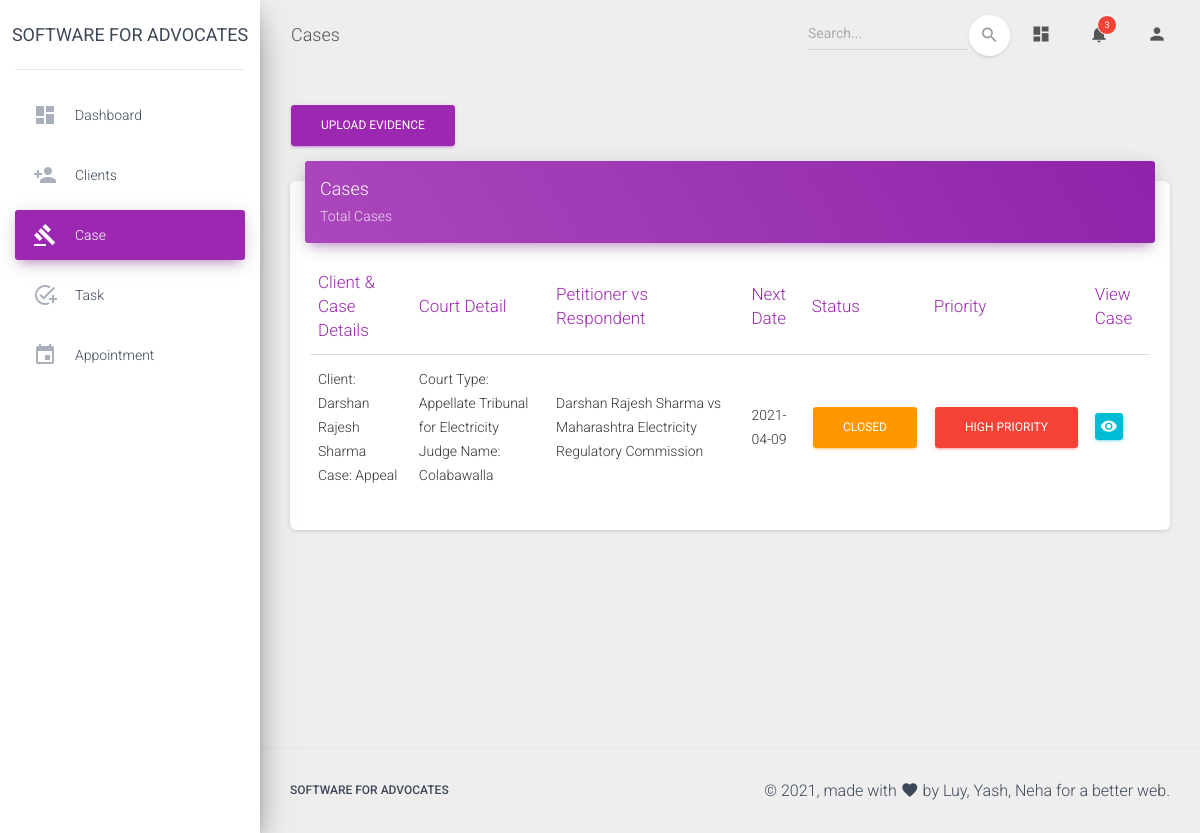
The page /staff/cases.php (signed in) on the database its author committed.
### tables this page shows
CREATE TABLE `cases` (
  `ID` int(20) NOT NULL,
  `clientname` varchar(50) NOT NULL,
  `clienttype` varchar(20) NOT NULL,
  `oppositionname` varchar(50) NOT NULL,
  `oppositionadvocate` varchar(20) NOT NULL,
  `casenumber` int(20) NOT NULL,
  `casetype` varchar(20) NOT NULL,
  `act` varchar(20) NOT NULL,
  `filingnumber` int(20) NOT NULL,
  `filingdate` date NOT NULL,
  `regno` int(20) NOT NULL,
  `regdate` date NOT NULL,
  `hearingdate` date NOT NULL,
  `cnrno` varchar(30) NOT NULL,
  `description` varchar(100) NOT NULL,
  `courtno` int(20) NOT NULL,
  `courttype` varchar(50) NOT NULL,
  `courtname` varchar(20) NOT NULL,
  `judgename` varchar(30) NOT NULL,
  `remarks` varchar(100) NOT NULL,
  `status` varchar(20) NOT NULL,
  `priority` varchar(15) NOT NULL,
  `prioritynumber` int(200) NOT NULL,
  `phyloc` varchar(1000) NOT NULL
);

### staff/cases.php (the view, shortened to what this page needs)
<?php
 if(isset($_SESSION['staff']) && $_SESSION['staff']==true) {
 $conn = db_connect();
 $user = $_SESSION['user'];
 $query = "SELECT * FROM cases WHERE clientname IN (SELECT name FROM clients WHERE assto='$user') ORDER BY prioritynumber ASC";
 $result = mysqli_query($conn, $query);
?>
<!DOCTYPE html>
<html lang="en">
<head>
  <link rel="stylesheet" href="https://maxcdn.bootstrapcdn.com/font-awesome/latest/css/font-awesome.min.css">
  <link href="../assets/css/material-dashboard.css?v=2.1.2" rel="stylesheet" />
</head>
<body class="">
  <div class="wrapper ">
    <div class="sidebar bg-white" data-color="purple" data-background-color="white">
      <div class="logo bg-white"><a href="#" class="simple-text logo-normal">
          Software for Advocates
        </a></div>
      <div class="sidebar-wrapper bg-white">
        <ul class="nav">
          <li class="nav-item ">
            <a class="nav-link" href="./dashboard.php">
              <i class="material-icons">dashboard</i>
              <p>Dashboard</p>
            </a>
          </li>
          <li class="nav-item ">
            <a class="nav-link" href="./client.php">
              <i class="material-icons">person_add</i>
              <p>Clients</p>
            </a>
          </li>
          <li class="nav-item active ">
            <a class="nav-link" href="./cases.php">
              <i class="material-icons">gavel</i>
              <p>Case</p>
            </a>
          </li>
          <li class="nav-item ">
            <a class="nav-link" href="./task.php">
              <i class="material-icons">add_task</i>
              <p>Task</p>
            </a>
          </li>
          <li class="nav-item ">
            <a class="nav-link" href="./appointment.php">
              <i class="material-icons">event</i>
              <p>Appointment</p>
            </a>
          </li>
        </ul>
      </div>
    </div>
    <div class="main-panel">
      <nav class="navbar navbar-expand-lg navbar-transparent navbar-absolute fixed-top ">
        <div class="container-fluid">
          <div class="navbar-wrapper">
            <a class="navbar-brand">Cases</a>
          </div>
          <div class="collapse navbar-collapse justify-content-end">
            <form class="navbar-form">
              <div class="input-group no-border">
                <input type="text" name="search" id="search" class="form-control" placeholder="Search...">
                <button type="button" class="btn btn-white btn-round btn-just-icon">
                <i class="material-icons">search</i>
                <div class="ripple-container"></div>
                </button>
              </div>
            </form>
            <ul class="navbar-nav">
              <li class="nav-item">
                <a class="nav-link" href="./dashboard.php">
                  <i class="material-icons">dashboard</i>
                </a>
              </li>
              <li class="nav-item dropdown">
                <a class="nav-link" href="#" id="navbarDropdownMenuLink" data-toggle="dropdown" aria-haspopup="true" aria-expanded="false">
                  <i class="material-icons">notifications</i>
                  <span class="notification">3</span>
                </a>
              </li>
              <li class="nav-item dropdown">
                <a class="nav-link" href="javascript:;" id="navbarDropdownProfile" data-toggle="dropdown" aria-haspopup="true" aria-expanded="false">
                  <i class="material-icons">person</i>
                </a>
              </li>
            </ul>
          </div>
        </div>
      </nav>
      <div class="content">
        <div class="container-fluid">
        <div class="row justify-content">
            <div class="col-md-4 col-lg-2">
            <a href="./uploadevidence.php">
            <button type="button" class="btn btn-primary" name="uploadevidence" id="uploadevidence">Upload Evidence</button>
            </a>
            </div>
          </div>
          <div class="row">
            <div class="col-lg-12 col-md-12">
              <div class="card">
                <div class="card-header card-header-primary">
                  <h4 class="card-title">Cases</h4>
                  <p class="card-category">Total Cases</p>
                </div>
                <div class="card-body table-responsive">
                  <table class="table table-hover" id="myTable">
                    <thead class="text-primary">
                      <th>Client & Case Details</th>
                      <th>Court Detail</th>
                      <th>Petitioner vs Respondent</th>
                      <th>Next Date</th>
                      <th>Status</th>
                      <th>Priority</th>
                      <th>View Case</th>
                    </thead>
                    <tbody>
                    <?php while($array = mysqli_fetch_assoc($result)): ?>
                      <tr class="case">
                        <td><?php echo "Client: ".$array['clientname']; ?><br>
                        <?php echo "Case: ".$array['casetype']; ?></td>
                        <td><?php echo "Court Type: ".$array['courttype']; ?><br>
                        <?php echo "Judge Name: ".$array['judgename']; ?></td>
                        <td><?php echo $array['clientname'] ." vs ". $array['oppositionname']; ?></td>
                        <td><?php echo $array['hearingdate']; ?></td>
                        <td>
                          <?php if($array['status']=='PRE-TRIAL') { ?>
                          <button type="button" class="btn btn-success" onclick="fetchstatus(<?php echo $array['ID']?>);">
                          <?php echo $array['status']; ?>
                          </button>
                          <?php } else if($array['status']=='ACTIVE TRIAL') { ?>
                          <button type="button" class="btn btn-default" onclick="fetchstatus(<?php echo $array['ID']?>);">
                          <?php echo $array['status']; ?>
                          </button>
                          <?php } else if($array['status']=='FINAL HEARING') { ?>
                          <button type="button" class="btn btn-danger" onclick="fetchstatus(<?php echo $array['ID']?>);">
                          <?php echo $array['status']; ?>
                          </button>
                          <?php } else if($array['status']=='CLOSED') { ?>
                          <button type="button" class="btn btn-warning">
                          <?php echo $array['status']; ?>
                          </button>
                          <?php } ?>
                        </td>
                        <td>
                          <?php if($array['priority']=='NORMAL') { ?>
                          <button type="button" class="btn btn-success" onclick="fetchpriority(<?php echo $array['ID']?>);">
                          <?php echo $array['priority']; ?>
                          </button>
                          <?php } else if($array['priority']=='HIGH PRIORITY') { ?>
                          <button type="button" class="btn btn-danger" onclick="fetchpriority(<?php echo $array['ID']?>);">
                          <?php echo $array['priority']; ?>
                          </button>
                          <?php } else if($array['priority']=='LOW PRIORITY') { ?>
                          <button type="button" class="btn btn-default" onclick="fetchpriority(<?php echo $array['ID']?>);">
                          <?php echo $array['priority']; ?>
                          </button>
                          <?php } ?>
                        </td>
                        <td class="td-actions text-middle">
                          <div class='row'>
                          <div class='col-1 form-group'>
                          <form method= "post" action ="./viewcase.php">
                            <button type="submit" rel="tooltip" class="btn btn-info" name='view' value="<?php echo $array['ID']; ?>">
                                <i class="material-icons">visibility</i>
                            </button>
                          </form>
                          </div>
                          </div>
                        </td>
                      </tr>
                    <?php endwhile; ?>
                    </tbody>
                  </table>
                </div>
              </div>
            </div>
          </div>
        </div>
      </div>
      <footer class="footer">
        <div class="container-fluid">
          <nav class="float-left">
            <ul>
              <li>
                <a>
                  Software for Advocates
                </a>
              </li>
            </ul>
          </nav>
          <div class="copyright float-right">
            &copy;
            , made with <i class="material-icons">favorite</i> by
            Luy, Yash, Neha for a better web.
          </div>
        </div>
      </footer>
    </div>
  </div>
</body>
</html>
<?php
}
else {
  header("Location: ../index.php");
}
?>

### rows shown on the page
cases: clientname "Darshan Rajesh Sharma", casetype "Appeal", courttype "Appellate Tribunal for Electricity", judgename "Colabawalla", oppositionname "Maharashtra Electricity Regulatory Commission", hearingdate "2021-04-09", status "CLOSED", priority "HIGH PRIORITY", $array['ID'] 1 (drawn)
